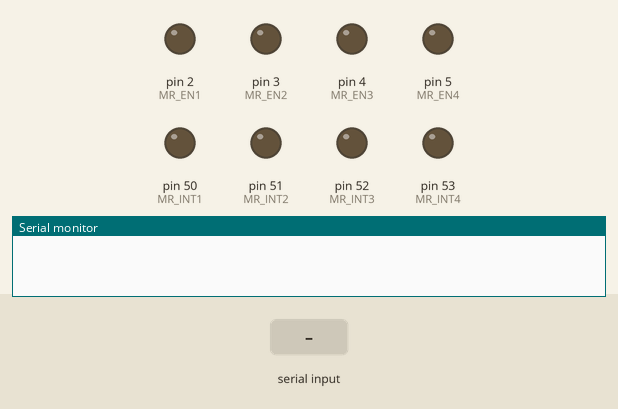
Recording of a sketch running on a simulated Arduino Mega 2560, built with avr-gcc and run on an emulated ATmega2560. Parts: output pins drawn as LEDs (lit = HIGH), the last lines printed to the serial monitor. Inputs (shaded band) come from the test bench.

Above: at 1.2 s.
1.3 s: "1\n" received over the second serial link
At 2.4 s:
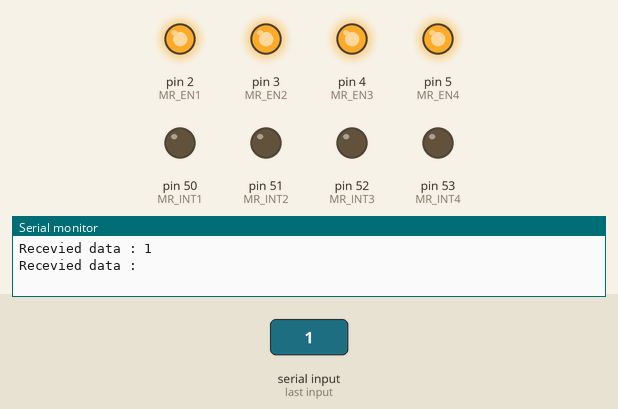
2.8 s: "2\n" received over the second serial link
At 3.5 s:
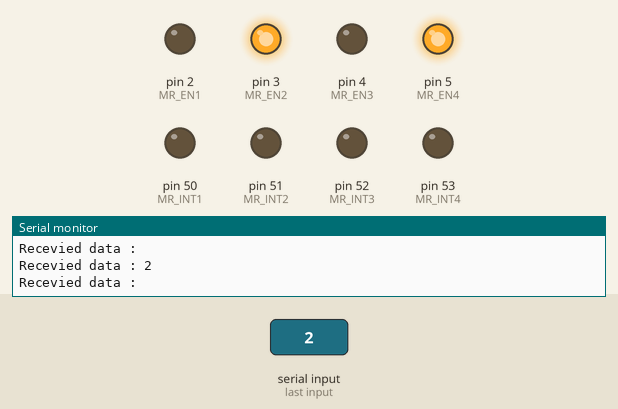
4.3 s: "3\n" received over the second serial link
At 4.7 s:
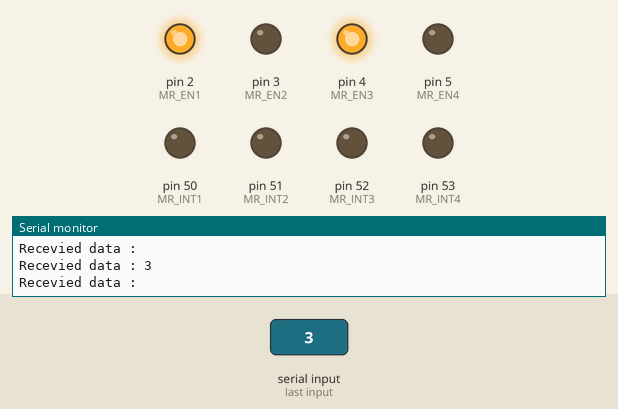
5.8 s: "5\n" received over the second serial link
At 7.0 s:
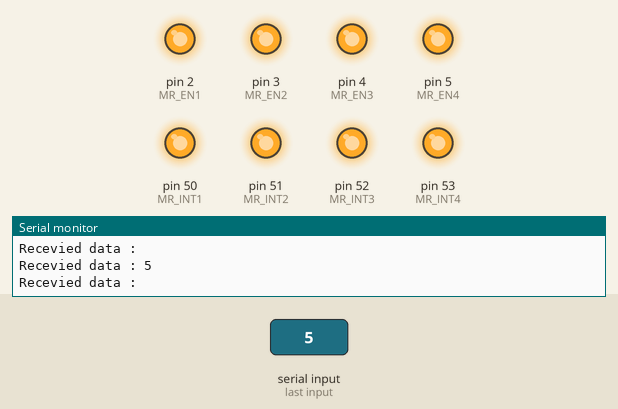
7.3 s: "6\n" received over the second serial link
At 8.2 s:
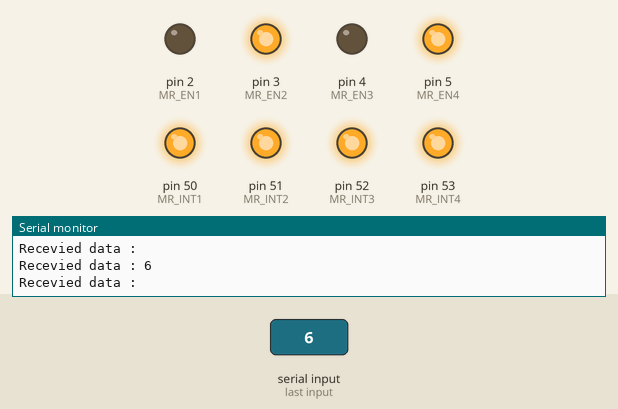
8.8 s: "7\n" received over the second serial link
At 9.3 s:
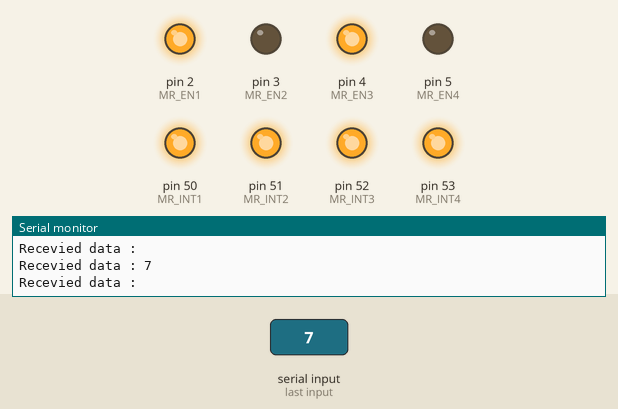
Timing chart, 0 to 11.3 s (numbered marks = the images above; inputs shaded):
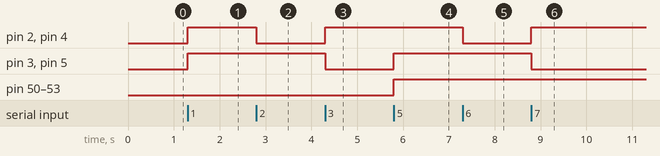

The sketch:

sv.ino
```cpp
//#include <MsTimer2.h>
#include <SoftwareSerial.h>
SoftwareSerial mySerial(10, 11);
char blue;
void waitForResponse() {
  delay(1000);
  while (mySerial.available()) {
    Serial.write(mySerial.read());
  }
  Serial.write("\n");
}

#define CAR_DIR_FW 0 //전진
#define CAR_DIR_BK 1 //후진
#define CAR_DIR_LF 2 //좌선회
#define CAR_DIR_RF 3 //우선회
#define CAR_DIR_ST 4 //정지


//sonic
#define trig1 26
#define echo1 27
#define trig2 28
#define echo2 29


//accel


int motor_speed_l = 0;
int motor_speed_r = 0;
int g_carDirection = CAR_DIR_ST;

// motor
#define MR_INT1 50 //Control pin 1 - Motor1
#define MR_EN1 2
#define MR_INT2 51 //Control pin 2 - Motor2
#define MR_EN2 3
#define MR_INT3 52 //Control pin 1 - Motor3
#define MR_EN3 4
#define MR_INT4 53 //Control pin 2 - Motor4
#define MR_EN4 5
void setup() {
  mySerial.begin(115200);
  Serial.println("Check Bluetooth LED blinking");
 pinMode(MR_INT1, OUTPUT);         // Motor 1 방향 설정 핀
 pinMode(MR_INT2, OUTPUT);         // Motor 2 방향 설정 핀
 pinMode(MR_INT3, OUTPUT);         // Motor 3 방향 설정 핀
  pinMode(MR_INT4, OUTPUT);        // Motor 4 방향 설정 핀

  pinMode(MR_EN1, OUTPUT);         // Motor 1 방향 설정 핀
 pinMode(MR_EN2, OUTPUT);         // Motor 2 방향 설정 핀
 pinMode(MR_EN3, OUTPUT);         // Motor 3 방향 설정 핀
  pinMode(MR_EN4, OUTPUT);        // Motor 4 방향 설정 핀
  Serial.begin(115200);


  pinMode(trig1, OUTPUT); //trig 1
  pinMode(echo1, INPUT); //echo  1
  pinMode(trig2, OUTPUT); //trig 2
  pinMode(echo2, INPUT); //echo  2


}
//4   2
//3   1

// 1 전진, 2 오른쪽전진, 3 왼쪽전진, 4 정지, 5 후진, 6 오른쪽후진, 7 왼쪽후진
// 차량의 이동경로 기준
void loop() {


if (mySerial.available()){

  blue=(char)mySerial.read();
  Serial.print("Recevied data : ");
  Serial.println(blue);

if ((blue=='1') || (blue=='2') || (blue=='3') || (blue=='4')) {
digitalWrite(MR_INT1, 0);
digitalWrite(MR_INT2, 0);
digitalWrite(MR_INT3, 0);
digitalWrite(MR_INT4, 0);

  if(blue=='1') {
    analogWrite(MR_EN1, 255);
    analogWrite(MR_EN2, 255);
    analogWrite(MR_EN3, 255);
    analogWrite(MR_EN4, 255);
  }
    if(blue=='2') {
    analogWrite(MR_EN1, 0);
    analogWrite(MR_EN2, 255);
    analogWrite(MR_EN3, 0);
    analogWrite(MR_EN4, 255);
  }
    if(blue=='3') {
    analogWrite(MR_EN1, 255);
    analogWrite(MR_EN2, 0);
    analogWrite(MR_EN3, 255);
    analogWrite(MR_EN4, 0);
  }
    if(blue=='4') {
    analogWrite(MR_EN1, 0);
    analogWrite(MR_EN2, 0);
    analogWrite(MR_EN3, 0);
    analogWrite(MR_EN4, 0);
  }
}

if ((blue=='5') || (blue=='6') || (blue=='7')) {
digitalWrite(MR_INT1, 1);
digitalWrite(MR_INT2, 1);
digitalWrite(MR_INT3, 1);
digitalWrite(MR_INT4, 1);


  if(blue=='5') {
    analogWrite(MR_EN1, 255);
    analogWrite(MR_EN2, 255);
    analogWrite(MR_EN3, 255);
    analogWrite(MR_EN4, 255);
  }
    if(blue=='6') {
    analogWrite(MR_EN1, 0);
    analogWrite(MR_EN2, 255);
    analogWrite(MR_EN3, 0);
    analogWrite(MR_EN4, 255);
  }
    if(blue=='7') {
    analogWrite(MR_EN1, 255);
    analogWrite(MR_EN2, 0);
    analogWrite(MR_EN3, 255);
    analogWrite(MR_EN4, 0);
  }
}
}
}
```

Measured:
- after the input at 1.3 s, pin 2 (MR_EN1), pin 3 (MR_EN2), pin 4 (MR_EN3), pin 5 (MR_EN4): LOW → HIGH at once
- after the input at 2.8 s, pin 2 (MR_EN1), pin 4 (MR_EN3): HIGH → LOW at once
- after the input at 4.3 s, pin 2 (MR_EN1), pin 4 (MR_EN3): LOW → HIGH at once; pin 3 (MR_EN2), pin 5 (MR_EN4): HIGH → LOW at once
- after the input at 5.8 s, pin 3 (MR_EN2), pin 5 (MR_EN4), pin 50 (MR_INT1), pin 51 (MR_INT2), pin 52 (MR_INT3), pin 53 (MR_INT4): LOW → HIGH at once
- after the input at 7.3 s, pin 2 (MR_EN1), pin 4 (MR_EN3): HIGH → LOW at once
- after the input at 8.8 s, pin 2 (MR_EN1), pin 4 (MR_EN3): LOW → HIGH at once; pin 3 (MR_EN2), pin 5 (MR_EN4): HIGH → LOW at once
